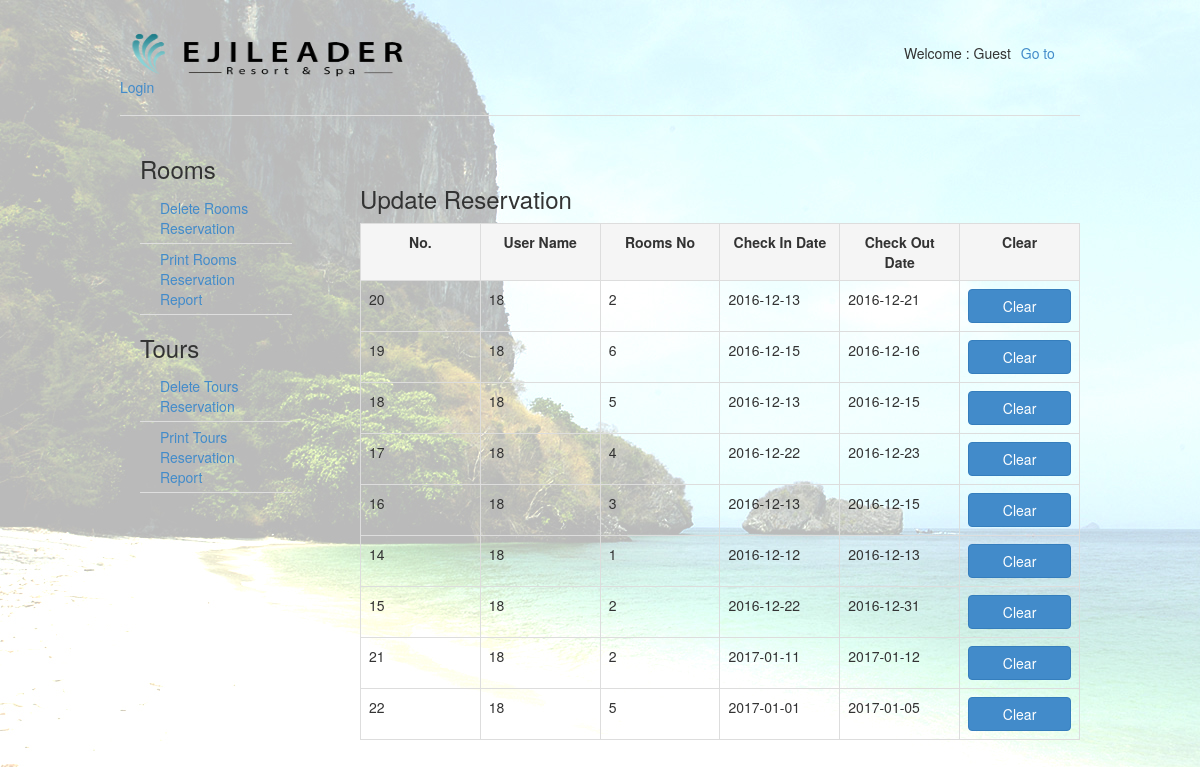
The app's page /updateReserve.php with its own data.
### tables this page shows
CREATE TABLE `customers_booking_rooms` (
  `idBooking` int(11) NOT NULL,
  `CustomerID` int(11) NOT NULL,
  `RoomsID` int(11) NOT NULL,
  `title` varchar(15) NOT NULL,
  `fname` varchar(20) NOT NULL,
  `lname` varchar(20) NOT NULL,
  `email` varchar(30) NOT NULL,
  `nationality` varchar(20) NOT NULL,
  `phone` varchar(15) NOT NULL,
  `smoke` varchar(15) NOT NULL,
  `floor` varchar(15) NOT NULL,
  `bedtype` varchar(15) NOT NULL,
  `CheckInDate` date NOT NULL,
  `CheckOutDate` date NOT NULL
);

### updateReserve.php (the view, shortened to what this page needs)
<!DOCTYPE html PUBLIC "-//W3C//DTD XHTML 1.0 Transitional//EN" "http://www.w3.org/TR/xhtml1/DTD/xhtml1-transitional.dtd">
<html xmlns="http://www.w3.org/1999/xhtml">
<head>
</head>
<?php
	include("header.php");
	include("menu-emp.php");
?>
<div class="box-left">
</div>
<body>
<div class="box-right">
<br><br>
<h3>Update Reservation</h3>
	  <?php
	$sql = "select * from customers_booking_rooms";
	$connect = new mysqli("localhost","root","","projectwebpro");
	$query = $connect->query($sql);
	$result = $query->fetch_object();
	if(!$result){
		echo "<strong>No data </strong>";
	}else{
		echo '<table border=1 width="700" class="table table-bordered table-hover">';
		echo '<tr class="active">';
		echo '<td><center><strong>No.</strong></center></td>';
		echo '<td><center><strong>User Name</strong></center></td>';
		echo '<td><center><strong>Rooms No</strong></center></td>';
		echo '<td><center><strong>Check In Date</strong></center></td>';
		echo '<td><center><strong>Check Out Date</strong></center></td>';
		echo '<td><center><strong>Clear</strong></center></td>';
		echo '</tr>';
		if($query = $connect->query($sql)){
			while($obj = $query->fetch_object()){
				echo '<form name="frmDelete'.$obj->RoomsID.'" method="post" action="update.php">';
				echo '<tr>';
				echo '<td height="10" width="100"> '.$obj->idBooking.'</td>';
				echo '<td height="10" width="100"> '.$obj->CustomerID.'</td>';
				echo '<td height="10" width="100"> '.$obj->RoomsID.'</td>';
				echo '<td height="10" width="100"> '.$obj->CheckInDate.'</td>';
				echo '<td height="10" width="100"> '.$obj->CheckOutDate.'</td>';
				echo '<td height="10" width="100"><center><input name="smtDelete" type="submit" value="Clear" class="btn btn-primary  col-xs-12" onClick="return confirmDelete();"></center></td>';
				echo '</tr>';
				echo '</form>';
			}
			echo '</table>';
		}
	}
?>
</div>
</body>
</html>

### css/main.css (style rules this page uses)
body { padding-top: 30px; padding-left: 10%; padding-right: 10%; }
input,select { padding: 5px; }
form { margin-bottom: 0; }
table { margin-bottom:10px; width: 80%; }
.box-right { float: left; width: 75%; }
.box-left { float: left; width: 20%; margin-right: 5%; }

### records on screen
customers_booking_rooms: idBooking "20", CustomerID "18", RoomsID "2", CheckInDate "2016-12-13", CheckOutDate "2016-12-21"
customers_booking_rooms: idBooking "19", CustomerID "18", RoomsID "6", CheckInDate "2016-12-15", CheckOutDate "2016-12-16"
customers_booking_rooms: idBooking "18", CustomerID "18", RoomsID "5", CheckInDate "2016-12-13", CheckOutDate "2016-12-15"
customers_booking_rooms: idBooking "17", CustomerID "18", RoomsID "4", CheckInDate "2016-12-22", CheckOutDate "2016-12-23"
customers_booking_rooms: idBooking "16", CustomerID "18", RoomsID "3", CheckInDate "2016-12-13", CheckOutDate "2016-12-15"
customers_booking_rooms: idBooking "14", CustomerID "18", RoomsID "1", CheckInDate "2016-12-12", CheckOutDate "2016-12-13"
customers_booking_rooms: idBooking "15", CustomerID "18", RoomsID "2", CheckInDate "2016-12-22", CheckOutDate "2016-12-31"
customers_booking_rooms: idBooking "21", CustomerID "18", RoomsID "2", CheckInDate "2017-01-11", CheckOutDate "2017-01-12"
customers_booking_rooms: idBooking "22", CustomerID "18", RoomsID "5", CheckInDate "2017-01-01", CheckOutDate "2017-01-05"
